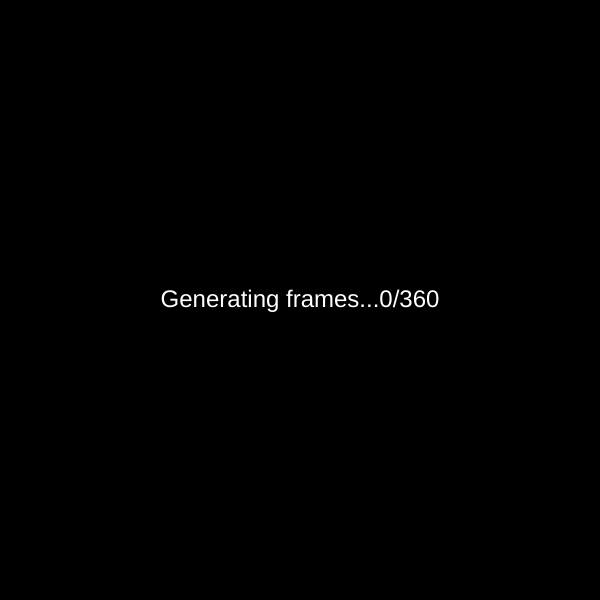
Frame 1 (no input)
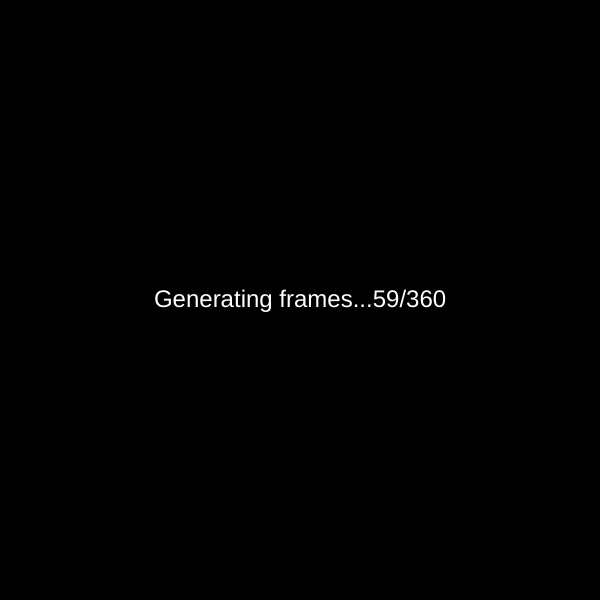
Frame 60 (no input)
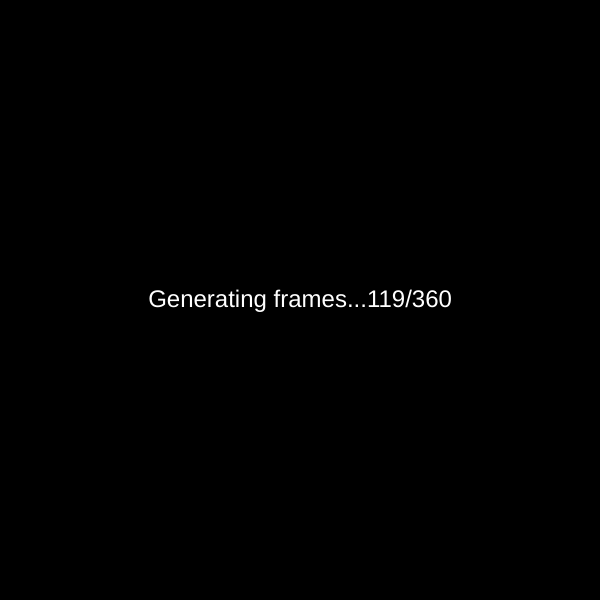
Frame 120 (the mouse pressed at the canvas centre since frame 60)

The p5.js sketch that drew these frames (run headless with seeded random() and noise() and a simulated clock; from frame 60 on, the mouse is pressed at the canvas centre):

// p5.js sketch
// ── sketch.js
/*
 *  Inspired by @mandybrigwell OBJKT https://hicetnunc.art/objkt/572269
 *  
 *  p5js code by @gestadieu and @ktorn
 *
 *  Live coding during session #10 of ADAT103_CM
 *  Mathematics and Computing module - University of Saint Joseph
 */

let hSlices;
let vSlices;
let hGap;
let vGap;
let size;
let angle;
let small;
let smallWorlds = [];
let angleMotion;
let angleRecorded;
let totalFrames;
let frames;
let frameIdx;

let isInit;
let isSmallWorldsInit;

function setup() {
  createCanvas(600, 600);
  hSlices = 8;
  vSlices = hSlices;
  hGap = width / hSlices;
  vGap = height / vSlices;
  size = hGap * 0.9;
  angleMotion = 1;
  angleRecorded = 0;

  totalFrames = floor(360 / angleMotion);
  isSmallWorldsInit = false;
  frames = [];
  isInit = false;

  frameIdx = 0;
}

function initFrames() {
  
  if (!isSmallWorldsInit) {
    for (let k = 0; k <= hSlices * vSlices; k++) {
      let smallWorld = new Small(hGap, vGap);
      smallWorlds.push(smallWorld);
    }
    isSmallWorldsInit = true;
  }

  let frame;

  // print loading progress bar
  background(0);
  noStroke();
  fill(255);
  rectMode(CENTER);
  textAlign(CENTER, CENTER);
  textSize(24);
  text(
    "Generating frames..." + frameIdx + "/" + totalFrames,
    width / 2,
    height / 2
  );

  frame = createGraphics(width, height);
  frame.background(220);

  let idx = 0;
  for (let i = 0; i < height; i += vGap) {
    for (let j = 0; j < width; j += hGap) {
      smallWorlds[idx].rotate(angleMotion);
      smallWorlds[idx].render();
      frame.image(smallWorlds[idx].canv, i, j, hGap, vGap);
      idx++;
    }
  }

  frames.push(frame);
  frameIdx++;

  if (frameIdx == totalFrames - 1) {
    isInit = true;
  }
}

function draw() {

  if (!isInit) {
    initFrames();
  } else {
    background(220);

    if (frameIdx > frames.length - 1) {
      frameIdx = 0;
    }

    image(frames[frameIdx], 0, 0);

    frameIdx++;
  }
}

// ── small.js
class Small {
  constructor(w, h) {
    this.w = w;
    this.h = h;
    this.canv = createGraphics(this.w, this.h);
    this.canv.angleMode(DEGREES);
    this.angle = random(-45, 45);
    this.vSlices = random(3, 8);
    this.hSlices = this.vSlices;
    this.vGap = this.w/this.vSlices;
    this.hGap = this.h/this.hSlices;
    this.size = this.hGap * 0.8;
    this.inverted = random() < 0.2;  // invert 20% of smalls
  }

  rotate(rotAngle) {
    this.angle += rotAngle;
  }
  
  render() {
    this.canv.stroke(0);
    
    if (this.inverted) {
      this.canv.background(0);
      this.canv.fill(255);
    } else {
      this.canv.background(255);
      this.canv.fill(0);
    }
    
    this.canv.push();
    this.canv.translate(this.w / 2, this.h / 2);
    this.canv.rotate(this.angle);
    this.canv.translate(-this.w / 2, -this.h / 2);
    for (let i = -this.vGap*2; i <= this.h + this.vGap*2; i += this.vGap) {
      for (let j = -this.hGap*2; j <= this.w + this.hGap*2; j += this.hGap) {
        this.canv.circle(i, j, this.size);
      }
    }
    this.canv.pop();
    
    // draw border around canv
    this.canv.noFill();
    this.canv.stroke(100);
    this.canv.strokeWeight(2);
    this.canv.rect(0,0, this.w, this.h);
  }
}
